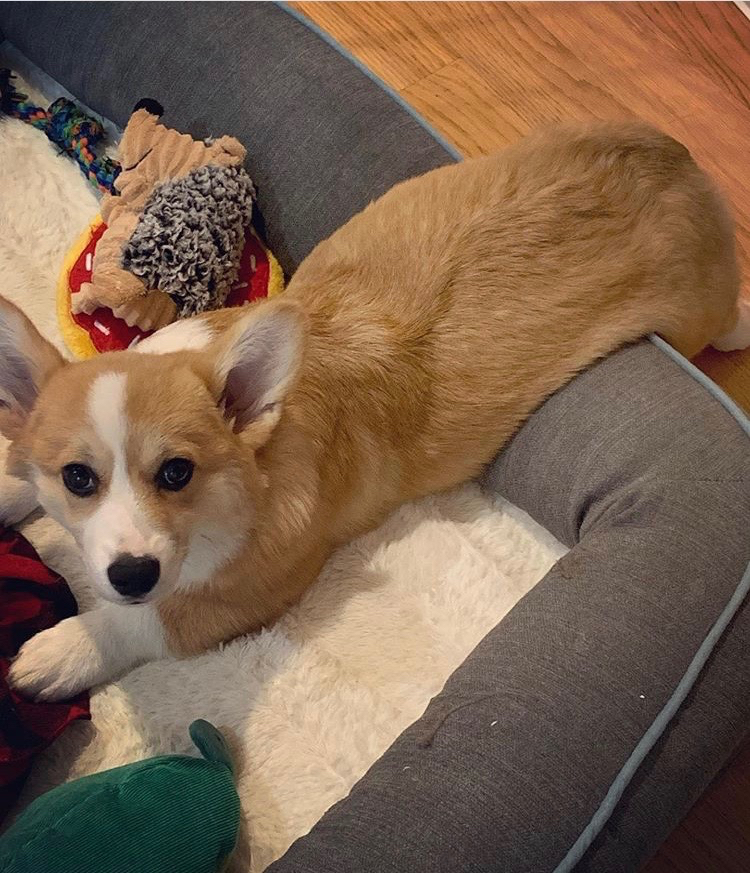
#> input picture Personal_Projects/Image_Editing/images/remy.jpg, 750 x 873 px
$ python remy_loaf.py
#> lines starting #> are read from the running program, lines starting #| are printed output that depends on the picture
"""
File: remy_loaf.py
------------------
This program takes a photo of my cousins' corgi Remy and resizes and
pastes an image of a loaf of bread over his body, as I often jokingly
call him a loaf of bread.
"""
from simpleimage import SimpleImage
from PIL import Image
from PIL import ImageDraw
from PIL import ImageFilter

INTENSITY_THRESHOLD = 1.6

def main():
    # opens the background image
    back = Image.open('images/remy.jpg')
#> back is the input picture: PIL image 750x873 RGB; mean R, G, B 125.2, 99.3, 78.4
    # opens the foreground image
    image = Image.open('images/bread.png')
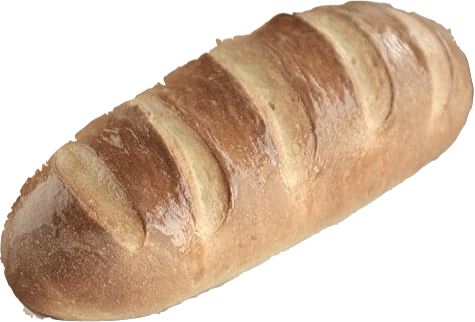
#> input picture Personal_Projects/Image_Editing/images/bread.png, 475 x 322 px
#> image is the input picture: PIL image 475x322 RGBA; mean R, G, B, A 112.3, 88.4, 68, 152.5
    # this is just to see how much the image needs to be adjusted to fit remy
    print(image.width)
#| 475
    print(image.height)
#| 322
    # adjusts image to fit remy's body better
    image_resize = image.resize((440,370))
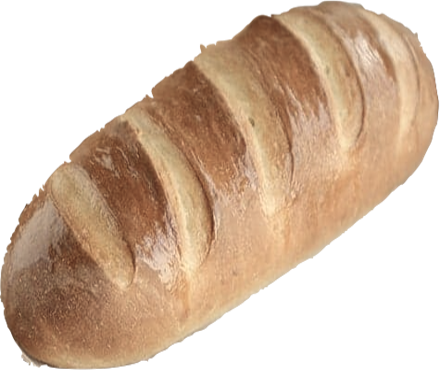
#> image_resize: PIL image 440x370 RGBA; mean R, G, B, A 112.5, 88.6, 68.2, 152.5; transparent parts drawn white
    # rotates resized image slightly clockwise so it lines up with remy's body better
    rotated = image_resize.rotate(-7)
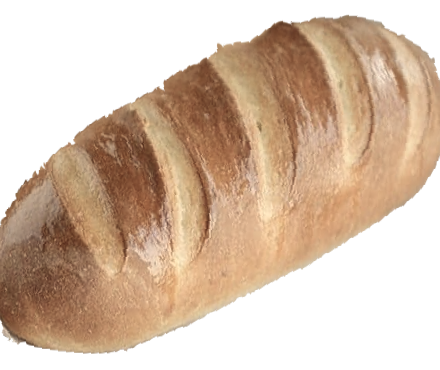
#> rotated: PIL image 440x370 RGBA; mean R, G, B, A 111.3, 87.7, 67.5, 150.8; transparent parts drawn white
    # creates copy of the background image
    back_im = back.copy()
    # pastes the rotated and resized image onto the image at pixel location 265 x 110
    back_im.paste(rotated, (265,110), rotated)
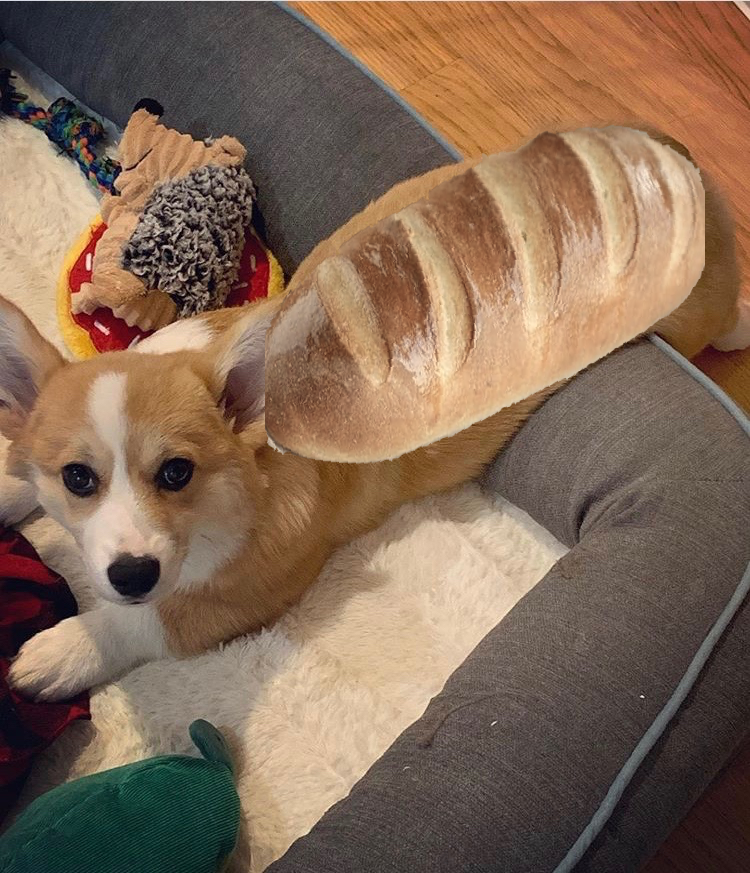
#> back_im: PIL image 750x873 RGB; mean R, G, B 130.8, 105.4, 85.6
    # saves the image to the images folder as a jpg of quality 95
    back_im.save('images/remyloaf.jpg',quality = 95)
    # shows the final pasted image in python
    back_im.show()

if __name__ == '__main__':
    main()
